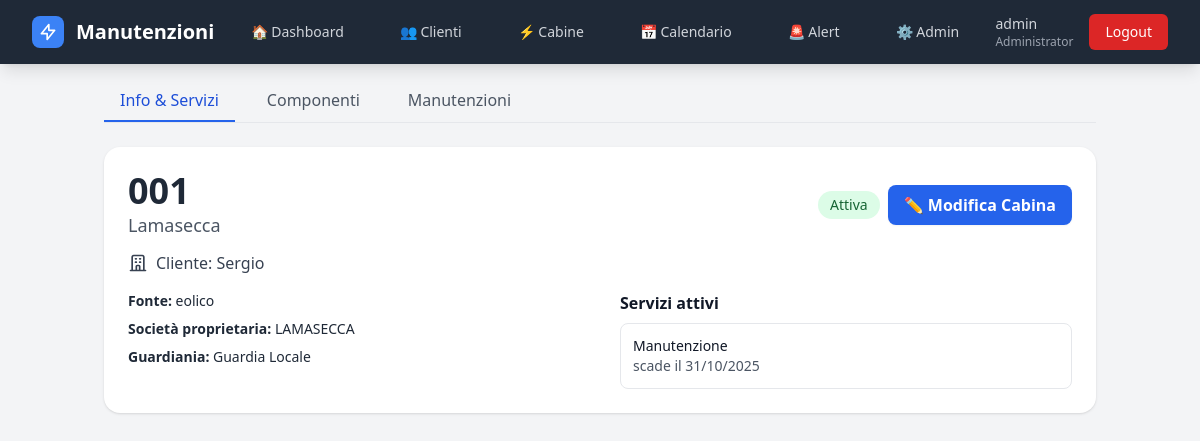
Screenshot of /cabine/001/ (signed in) with the database file from the repository.
### gestione/models.py (models this page shows, shortened)
class User(AbstractUser):
    RUOLI_CHOICES = [
        ('Administrator', 'Administrator'),
        ('Controlroom', 'Controlroom'),
        ('Operatore', 'Operatore'),
    ]
    ruolo = models.CharField(max_length=20, choices=RUOLI_CHOICES, default='Operatore')
    def is_administrator(self):
        return self.is_superuser or self.ruolo == 'Administrator'

class Cabina(models.Model):
    nome = models.CharField(max_length=200, verbose_name="Nome/Denominazione")
    matricola = models.CharField(max_length=50, unique=True, verbose_name="Matricola")
    cliente = models.ForeignKey(Cliente, on_delete=models.CASCADE, related_name='cabine', verbose_name="Cliente")
    fonte = models.CharField(max_length=50,blank=True,verbose_name="Fonte energetica")
    guardiania = models.CharField(max_length=100, blank=True, verbose_name="Guardiania")
    chiave = models.CharField(max_length=50, blank=True, verbose_name="N° Chiave")
    pod = models.CharField(max_length=50, blank=True, verbose_name="POD")
    telefono_guardiania = models.CharField(max_length=20, blank=True, verbose_name="Tel. Guardiania")
    societa_proprietaria = models.CharField(max_length=100, blank=True, verbose_name="Società proprietaria")
    latitudine = models.DecimalField(max_digits=10, decimal_places=8, null=True, blank=True, verbose_name="Latitudine")
    longitudine = models.DecimalField(max_digits=11, decimal_places=8, null=True, blank=True, verbose_name="Longitudine")
    attiva = models.BooleanField(default=True, verbose_name="Attiva")
    note = models.TextField(blank=True, verbose_name="Note")
    template_report = models.ForeignKey(
        'ReportTemplate',
        on_delete=models.SET_NULL,
        null=True,
        blank=True,
        related_name='cabine_assegnate',
        verbose_name="Template report"
    )
    def prossima_manutenzione(self):
        prossima = (
            self.manutenzioni
            .filter(stato='programmata')
            .order_by('data_programmata')
            .first()
        )
        return prossima.data_programmata if prossima else None
    def giorni_alla_manutenzione_ordinaria(self):
        prossima = self.prossima_manutenzione()
        if prossima:
            delta = prossima - timezone.now().date()
            return delta.days
        return None
    def stato_manutenzione_ordinaria(self):
        giorni = self.giorni_alla_manutenzione_ordinaria()
        if giorni is None:
            return 'nessuna_programmata'
        elif giorni < 0:
            return 'scaduta'
        elif giorni <= 30:
            return 'in_scadenza'
        else:
            return 'ok'
    class Meta:
        verbose_name = "Cabina"
        verbose_name_plural = "Cabine"
        ordering = ['matricola']

class Cliente(models.Model):
    nome_azienda = models.CharField(max_length=200, verbose_name="Nome Azienda")
    responsabile = models.CharField(max_length=100, verbose_name="Responsabile")
    telefono_responsabile = models.CharField(max_length=20, verbose_name="Tel. Responsabile")
    email = models.EmailField(verbose_name="Email")
    email2 = models.EmailField(blank=True, verbose_name="Email 2")
    note = models.TextField(blank=True, verbose_name="Note")
    attivo = models.BooleanField(default=True, verbose_name="Attivo")
    data_creazione = models.DateTimeField(auto_now_add=True)
    data_modifica = models.DateTimeField(auto_now=True)
    class Meta:
        verbose_name = "Cliente"
        verbose_name_plural = "Clienti"
        ordering = ['nome_azienda']

class CabinaServizio(models.Model):
    cabina = models.ForeignKey('Cabina', on_delete=models.CASCADE, related_name='servizi_assoc')
    servizio = models.ForeignKey('Servizio', on_delete=models.CASCADE)
    scadenza = models.DateField(verbose_name="Data scadenza")
    class Meta:
        verbose_name = "Servizio assegnato"
        verbose_name_plural = "Servizi assegnati alle cabine"
        unique_together = ('cabina', 'servizio')  # ogni servizio una sola volta per cabina

class Servizio(models.Model):
    nome = models.CharField(max_length=100, unique=True, verbose_name="Nome servizio")
    descrizione = models.TextField(blank=True, verbose_name="Descrizione")
    class Meta:
        verbose_name = "Servizio"
        verbose_name_plural = "Servizi"
        ordering = ['nome']

### gestione/views.py (the view)
# urls.py: path('cabine/<str:matricola>/', views.dettaglio_cabina, name='dettaglio_cabina'),
@login_required
def dettaglio_cabina(request, matricola):
    cabina = get_object_or_404(Cabina, matricola=matricola, attiva=True)
    componenti = cabina.componenti.filter(attivo=True)
    today = timezone.localdate()
    for componente in componenti:
        componente.stato = componente.stato_manutenzione()
        componente.giorni = componente.giorni_alla_manutenzione()
        componente.prossima = componente.prossima_manutenzione()
    manutenzioni = (
        cabina.manutenzioni
        .annotate(
            is_aperta=Case(
                When(stato__in=['programmata', 'in_corso'], then=Value(True)),
                default=Value(False),
                output_field=BooleanField()
            )
        )
        .order_by('-is_aperta', '-data_completamento')  # aperte sopra, poi completate per data
    )
    context = {
        'cabina': cabina,
        'componenti': componenti,
        'manutenzioni': manutenzioni,
        'stato_ordinaria': cabina.stato_manutenzione_ordinaria(),
        'giorni_ordinaria': cabina.giorni_alla_manutenzione_ordinaria(),
        'prossima_ordinaria': cabina.prossima_manutenzione(),
        'today': today
    }
    return render(request, 'cabine/dettaglio.html', context)

### gestione/context_processors.py (called while the page is built)
def alert_count(request):
    if not request.user.is_authenticated:
        return {}
    alert_attivi = Alert.objects.filter(silenziato=False)
    scaduti = sum(1 for a in alert_attivi if a.priorita == "scaduto")
    in_scadenza = sum(1 for a in alert_attivi if a.priorita == "in_scadenza")
    return {
        "alert_scaduti": scaduti,
        "alert_in_scadenza": in_scadenza,
        "alert_count": scaduti + in_scadenza,
    }

### gestione/models.py (called while the page is built)
    @property
    def giorni_restanti(self):
        data_riferimento = self.posticipato_a or self.scadenza
        return (data_riferimento - timezone.localdate()).days

    @property
    def priorita(self):
        giorni = self.giorni_restanti
        if giorni < 0:
            return "scaduto"
        elif giorni < 30:
            return "in_scadenza"
        else:
            return "normale"

### templates/cabine/dettaglio.html (shortened to what this page needs)
{% extends 'base.html' %}
{% block content %}
<div class="max-w-xl md:max-w-5xl mx-auto px-4 pt-4 pb-24 md:pb-8">
  <div class="mb-4 md:mb-6 border-b border-gray-200">
    <ul id="tabs"
        class="-mx-4 px-4 flex overflow-x-auto no-scrollbar gap-2 md:gap-4 text-sm md:text-base font-medium text-gray-600">
      <li>
        <button type="button"
                class="tab-button min-w-max px-3 md:px-4 py-2 border-b-2 hover:text-blue-600 focus:outline-none focus-visible:ring-2 focus-visible:ring-blue-500 rounded-t"
                data-tab="tab-info" >
          Info & Servizi
        </button>
      </li>
      <li>
        <button type="button"
                class="tab-button min-w-max px-3 md:px-4 py-2 border-b-2 border-transparent hover:text-blue-600 focus:outline-none focus-visible:ring-2 focus-visible:ring-blue-500 rounded-t relative"
                data-tab="tab-componenti" >
          Componenti
        </button>
      </li>
      <li>
        <button type="button"
                class="tab-button min-w-max px-3 md:px-4 py-2 border-b-2 border-transparent hover:text-blue-600 focus:outline-none focus-visible:ring-2 focus-visible:ring-blue-500 rounded-t relative"
                data-tab="tab-manutenzioni">
          Manutenzioni
        </button>
      </li>
    </ul>
  </div>
  <div id="tab-info" class="tab-content">
    {% include 'cabine/partials/tab_info.html' %}
  </div>
</div>
{% endblock %}

### templates/base.html (shortened to what this page needs)
<!DOCTYPE html>
<html lang="it">
<head>
    <script src="https://cdn.tailwindcss.com"></script>
<link href="https://cdn.jsdelivr.net/npm/fullcalendar@6.1.10/index.global.min.css" rel="stylesheet">
</head>
<body class="bg-gray-100 min-h-screen">
    {% if user.is_authenticated %}
    <nav class="bg-primary shadow-lg fixed w-full top-0 z-50">
        <div class="max-w-7xl mx-auto px-4 sm:px-6 lg:px-8">
            <div class="flex justify-between h-16">
                <div class="flex items-center">
                    <div class="flex-shrink-0">
                        <a href="{% url 'dashboard' %}" class="flex items-center">
                            <div class="w-8 h-8 bg-blue-500 rounded-lg flex items-center justify-center mr-3">
                                <svg class="w-5 h-5 text-white" fill="none" stroke="currentColor" viewBox="0 0 24 24">
                                    <path stroke-linecap="round" stroke-linejoin="round" stroke-width="2"
                                        d="M13 10V3L4 14h7v7l9-11h-7z"></path>
                                </svg>
                            </div>
                            <span class="text-white text-xl font-bold">Manutenzioni</span>
                        </a>
                    </div>
                </div>
                <div class="hidden md:flex items-center space-x-8">
                    <a href="{% url 'dashboard' %}"
                        class="text-gray-300 hover:text-white px-3 py-2 rounded-md text-sm font-medium transition-colors
                              {% if request.resolver_match.url_name == 'dashboard' %}bg-secondary text-white{% endif %}">
                        🏠 Dashboard
                    </a>
                    <a href="{% url 'lista_clienti' %}" class="text-gray-300 hover:text-white px-3 py-2 rounded-md text-sm font-medium transition-colors
                              {% if 'clienti' in request.resolver_match.url_name %}bg-secondary text-white{% endif %}">
                        👥 Clienti
                    </a>
                    <a href="{% url 'lista_cabine' %}" class="text-gray-300 hover:text-white px-3 py-2 rounded-md text-sm font-medium transition-colors
                              {% if 'cabine' in request.resolver_match.url_name %}bg-secondary text-white{% endif %}">
                        ⚡ Cabine
                    </a>
                    <a href="{% url 'calendario' %}"
   class="text-gray-300 hover:text-white px-3 py-2 rounded-md text-sm font-medium transition-colors
          {% if request.resolver_match.url_name == 'calendario' %}bg-secondary text-white{% endif %}">
    📅 Calendario
</a>
                    <a href="{% url 'lista_alert' %}" class="text-gray-300 hover:text-white px-3 py-2 rounded-md text-sm font-medium transition-colors relative
          {% if request.resolver_match.url_name == 'lista_alert' %}bg-secondary text-white{% endif %}">
                        🚨 Alert
                    </a>
                    {% if user.is_administrator %}
                    <a href="/admin/"
                        class="text-gray-300 hover:text-white px-3 py-2 rounded-md text-sm font-medium transition-colors">
                        ⚙️ Admin
                    </a>
                    {% endif %}
                </div>
                <div class="hidden md:flex items-center space-x-4">
                    <div class="text-gray-300 text-sm">
                        <span class="font-medium">{{ user.get_full_name|default:user.username }}</span>
                        <span class="text-xs block text-gray-400">
                            {% if user.is_administrator %}Administrator
                            {% elif user.is_controlroom %}Control Room
                            {% elif user.is_operatore %}Operatore
                            {% endif %}
                        </span>
                    </div>
                    <a href="{% url 'logout' %}"
                        class="bg-red-600 hover:bg-red-700 text-white px-4 py-2 rounded-md text-sm font-medium transition-colors">
                        Logout
                    </a>
                </div>
            </div>
        </div>
    </nav>
    {% endif %}
    <main class="{% if user.is_authenticated %}pt-16{% endif %}">
        {% block content %}
        {% endblock %}
    </main>
</body>
</html>

### templates/cabine/partials/tab_info.html (shortened to what this page needs)
<section class="bg-white shadow rounded-2xl p-4 md:p-6 relative">
  <div class="flex flex-col gap-2 sm:flex-row sm:items-center sm:justify-between">
    <div class="min-w-0">
      <h1 class="text-2xl md:text-4xl font-bold text-gray-800 break-all">{{ cabina.matricola }}</h1>
      <p class="text-gray-600 text-base md:text-lg truncate">{{ cabina.nome }}</p>
    </div>
    <div class="flex items-center gap-2">
      <span class="inline-flex items-center px-3 py-1 rounded-full text-xs md:text-sm font-medium
                   {% if cabina.attiva %}bg-green-100 text-green-800{% else %}bg-red-100 text-red-800{% endif %}">
        {% if cabina.attiva %}Attiva{% else %}Inattiva{% endif %}
      </span>
      {% if user.is_administrator or user.is_controlroom %}
      <a href="{% url 'modifica_cabina' cabina.matricola %}"
         class="hidden md:inline-flex items-center gap-2 bg-blue-600 hover:bg-blue-700
                text-white font-semibold px-4 py-2 rounded-lg shadow-sm">
        ✏️ Modifica Cabina
      </a>
      {% endif %}
    </div>
  </div>
  <div class="mt-3 space-y-2 text-gray-700">
    {% if cabina.cliente %}
    <div class="flex items-center gap-2">
      <span class="truncate">Cliente: {{ cabina.cliente.nome_azienda }}</span>
    </div>
    {% endif %}
  </div>
  <div class="mt-4 grid grid-cols-1 md:grid-cols-2 gap-6 text-sm text-gray-800">
    <div class="space-y-2">
      {% if cabina.fonte %}<div><span class="font-semibold">Fonte:</span> {{ cabina.fonte }}</div>{% endif %}
      {% if cabina.societa_proprietaria %}<div><span class="font-semibold">Società proprietaria:</span> {{ cabina.societa_proprietaria }}</div>{% endif %}
      {% if cabina.guardiania %}<div><span class="font-semibold">Guardiania:</span> {{ cabina.guardiania }}</div>{% endif %}
    </div>
    <div class="md:pl-2">
      <h3 class="text-base font-semibold text-gray-900 mb-2">Servizi attivi</h3>
      <ul class="rounded-lg border divide-y">
        {% for cs in cabina.servizi_assoc.all %}
        <li class="p-3 flex flex-col sm:flex-row sm:items-center sm:justify-between gap-2"
            x-data="{ open:false }" @keydown.escape.window="open=false">
          <div class="min-w-0">
            <div class="font-medium {% if cs.scadenza <= today %}text-red-600{% else %}text-gray-900{% endif %} truncate">
              {{ cs.servizio.nome }}
            </div>
            {% if cs.scadenza > today %}
              <div class="text-gray-600">scade il {{ cs.scadenza|date:"d/m/Y" }}</div>
            {% else %}
              <div class="text-red-600">scaduto il {{ cs.scadenza|date:"d/m/Y" }}</div>
            {% endif %}
          </div>
        </li>
        {% empty %}
          <li class="p-3 text-gray-500">Nessun servizio attivo.</li>
        {% endfor %}
      </ul>
    </div>
  </div>
</section>

### templates/cabine/dettaglio.html (style rules this page uses)
.no-scrollbar { -ms-overflow-style: none; scrollbar-width: none; }

### rows the page displays
User: get_full_name "admin"
Cabina: matricola "001", nome "Lamasecca", cliente.nome_azienda "Sergio", fonte "eolico", societa_proprietaria "LAMASECCA", guardiania "Guardia Locale"
CabinaServizio: servizio.nome "Manutenzione", scadenza "31/10/2025"
